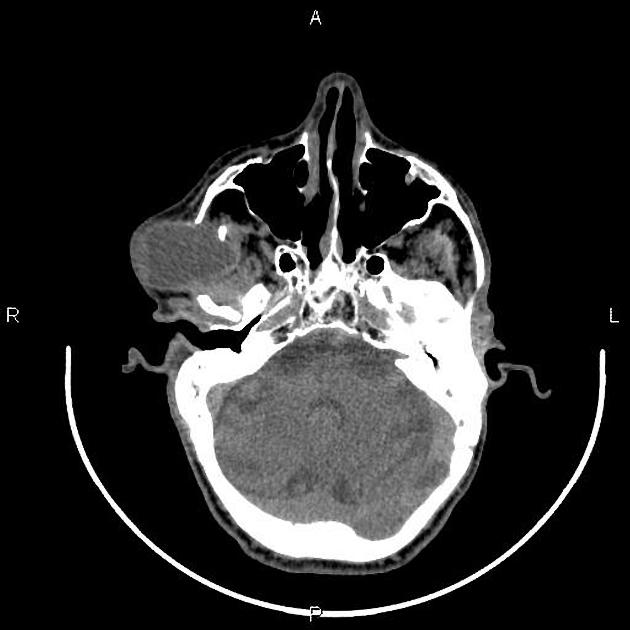
#> input picture Tumor.jpeg, 630 x 630 px, given in place of Cerebral.jpeg, which was not available
$ jupyter execute Medical_image_segmentation.ipynb   (text cells are left out)
#> lines starting #> are read from the running program, lines starting #| are printed output that depends on the picture; after the words box and inside, x2 and y2 are one past the last pixel; in counts of white or black regions, pixels touching at a corner belong together; pictures that were not available may be replaced by others from this repository, and a replacement may not be noted
[cell 1]
# First, import the necessary modules

import skimage as sk
import numpy as np
import matplotlib.pyplot as plt
import sys
from matplotlib.gridspec import GridSpec

[cell 2]
# Next, import the images
healthy_brain = sk.io.imread("/Users/aringhorui/Downloads/Cerebral.jpeg", as_gray=True)
#> healthy_brain is the input picture: shape (630, 630); min 0, max 255, mean 43.3
tumor_brain = sk.io.imread("/Users/aringhorui/Downloads/Tumor.jpeg", as_gray=True)

# Now let's visualize the imported images
fig = plt.figure(figsize=(10, 9))

gs = GridSpec(1, 2)
ax0 = fig.add_subplot(gs[0, 0])
ax1 = fig.add_subplot(gs[0, 1])

ax0.imshow(healthy_brain, cmap='gray')
ax0.set_title('Healthy Brain')
ax1.imshow(tumor_brain, cmap='gray')
ax1.set_title('Brain with Tumor')
plt.tight_layout()
plt.plot()
plt.show()
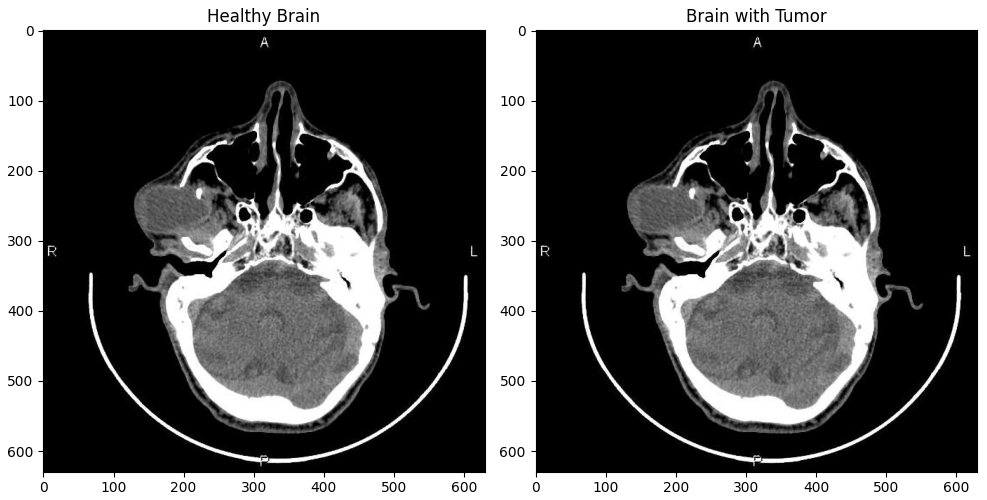
#> figure drawn by matplotlib, 2 panels

[cell 3]
# Calculate histograms for brain image and tumor image
brain_histogram, _ = np.histogram(healthy_brain.flatten(), bins=256, range=(0, 256))  # Calculate histogram for the healthy brain image
#> brain_histogram = 256 values, max 255910 at index 0, min 64 at index 214, mean 1550.4
tumor_histogram, _ = np.histogram(tumor_brain.flatten(), bins=256, range=(0, 256))  # Calculate histogram for the brain image with tumor
#> tumor_histogram has the same summary as brain_histogram

# Display the histograms
plt.title("Histogram of the healthy brain image")
print()
plt.ylim(0,10000)
plt.plot(brain_histogram, color="gray")

plt.xlabel('Pixel Value')
plt.ylabel('Frequency')
plt.show()
#> figure, not shown here; curve peaks at x = 0, y = 255910
print()
plt.title("Histogram of the brain image with tumor")
plt.ylim(0,3000)
plt.plot(tumor_histogram, color="gray")

plt.xlabel('Pixel Value')
plt.ylabel('Frequency')
plt.show()
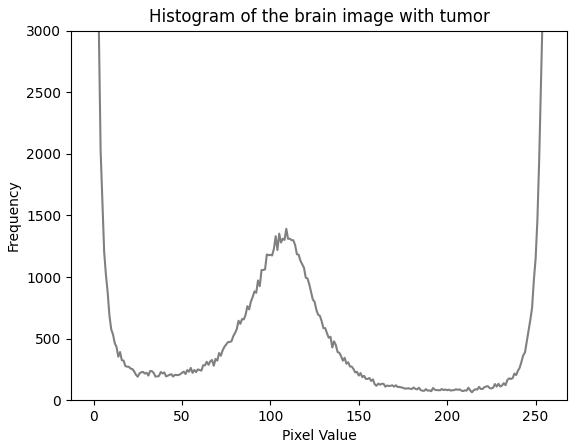
#> figure drawn by matplotlib, 1 panel; curve peaks at x = 0, y = 255910

[cell 4]
def compute_otsu_criteria(image, threshold):
    # Create the thresholded image
    thresholded_image = np.zeros(image.shape)
    thresholded_image[image >= threshold] = 1

    # Compute weights
    total_pixels = image.size
    pixels_above_threshold = np.count_nonzero(thresholded_image)
    weight_above_threshold = pixels_above_threshold / total_pixels
    weight_below_threshold = 1 - weight_above_threshold

    # If one of the classes is empty, that threshold will not be considered
    if weight_above_threshold == 0 or weight_below_threshold == 0:
        return np.inf

    # Find all pixels belonging to each class
    pixels_above = image[thresholded_image == 1]
    pixels_below = image[thresholded_image == 0]

    # Compute variance of these classes
    variance_above = np.var(pixels_above) if len(pixels_above) > 0 else 0
    variance_below = np.var(pixels_below) if len(pixels_below) > 0 else 0

    return weight_below_threshold * variance_below + weight_above_threshold * variance_above


def otsuThresholding(image):
    threshold_range = range(np.max(image) + 1)
    criterias = []

    for t in threshold_range:
      criteria = compute_otsu_criteria(image, t)
      criterias.append(criteria)
#> this loop made 256 passes
#> (variance_above in compute_otsu_criteria, variance_below in compute_otsu_criteria, criteria) on passes 2 to 4: (7494.9, 0, 2662.4), (7117.5, 0.0241, 2412.3), (6757.9, 0.0952, 2205.3)
#> after the loop, criterias = 256 items, first 6: inf, 2662.4, 2412.3, 2205.3, 2074.7, 1984.8

    criterias = np.array(criterias)

    # Best threshold is the one minimizing the Otsu criteria
    best_threshold = threshold_range[np.argmin(criterias)]
#> best_threshold = 86

    binary = np.zeros_like(image)
    binary[image > best_threshold] = 255

    return best_threshold

[cell 5]
otsu_brain = otsuThresholding(healthy_brain)
#> otsu_brain = 86
otsu_tumor = otsuThresholding(tumor_brain)
#> the loop in otsuThresholding (call 2), `for t in threshold_range:` made 256 passes

print("Otsu threshold for healthy brain:", otsu_brain)
#| Otsu threshold for healthy brain: 86
print("Otsu threshold for tumor image:", otsu_tumor)
#| Otsu threshold for tumor image: 86

[cell 6]
otsu_brain_binarized = (healthy_brain > otsu_brain).astype(np.uint8) * 255
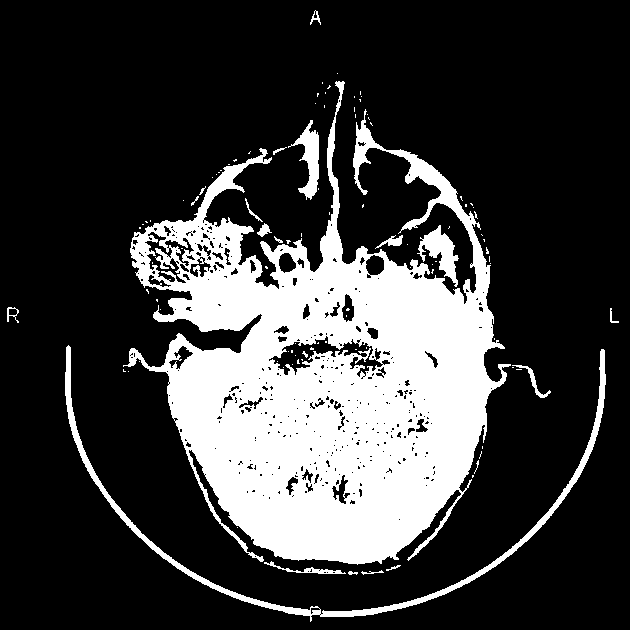
#> otsu_brain_binarized: shape (630, 630); 23.9% white; 102 white regions (83 under 20 px), largest, box (x1, y1, x2, y2) and area: (123, 81, 511, 565) 86412, (65, 345, 606, 622) 4795, (417, 225, 459, 287) 1048
otsu_tumor_binarized = (tumor_brain > otsu_tumor).astype(np.uint8) * 255

# Display the binarized images
fig = plt.figure(figsize=(10, 9))

gs = GridSpec(1, 2)
ax0 = fig.add_subplot(gs[0, 0])
ax1 = fig.add_subplot(gs[0, 1])

ax0.imshow(otsu_brain_binarized, cmap='gray')
ax0.set_title('Brain')
ax1.imshow(otsu_tumor_binarized, cmap='gray')
ax1.set_title('Tumor')
for a in (ax0, ax1):
    a.axis('off')
plt.tight_layout()
plt.plot()
plt.show()

[cell 7]
def flood_fill(image, seed_point, new_value, tolerance):
#> called with seed_point = (400, 300), new_value = 0, tolerance = 86
    height, width = image.shape
    stack = [seed_point]
    target_value = image[seed_point[0], seed_point[1]]
    visited = np.zeros_like(image, dtype=bool)

    while stack:
        x, y = stack.pop()

        if not (0 <= x < height and 0 <= y < width):
            continue

        if visited[x, y] or abs(image[x, y] - target_value) > tolerance:
            continue

        visited[x, y] = True
        image[x, y] = new_value
        stack.extend([(x+1, y), (x-1, y), (x, y+1), (x, y-1)])
#> visited: shape (630, 630) bool; 1.1% white; 1 white region, box (x1, y1, x2, y2) and area: (251, 368, 411, 456) 4432

    return image

[cell 8]
# Segmenting the healthy brain image
seed_point_brain = (400, 300)
tolerance_brain = otsu_brain
new_value_brain = 0

seg_brain = flood_fill(healthy_brain.copy(), seed_point_brain, new_value_brain, tolerance_brain)
diff_brain1 = healthy_brain - seg_brain

# Segmenting the brain tumor image
seed_point_tumor = (250, 200)
tolerance_tumor = otsu_tumor
new_value_tumor = 0

seg_tumor = flood_fill(tumor_brain.copy(), seed_point_tumor, new_value_tumor, tolerance_tumor)
#> call 2 of flood_fill, with seed_point = (250, 200), new_value = 0, tolerance = 86
#> after the loop in flood_fill (call 2), `while stack:`:
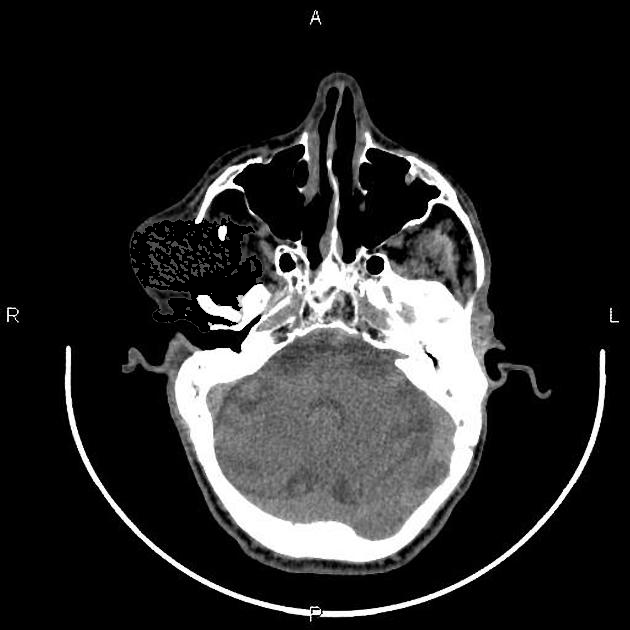
#> image: shape (630, 630); min 0, max 255, mean 41.1
#> after the loop in flood_fill (call 2), `while stack:`: visited: shape (630, 630) bool; 2.1% white; 1 white region, box (x1, y1, x2, y2) and area: (130, 216, 263, 332) 8222
diff_tumor1 = seg_tumor - tumor_brain

fig = plt.figure(figsize=(10, 9))
gs = GridSpec(2, 2)
ax0 = fig.add_subplot(gs[0,0])
ax1 = fig.add_subplot(gs[0,1])
ax2 = fig.add_subplot(gs[1,0])
ax3 = fig.add_subplot(gs[1,1])

ax0.imshow(diff_brain1, cmap='gray')
ax0.set_title('Segmented Brain')
ax1.imshow(diff_tumor1, cmap='gray')
ax1.set_title('Segmented Tumor')
ax2.imshow(healthy_brain, cmap='gray')
ax2.set_title('Original Brain')
ax3.imshow(tumor_brain, cmap='gray')
ax3.set_title('Original Tumor')

for a in (ax0, ax1, ax2, ax3):
    a.axis('off')

plt.tight_layout()
plt.show()

[cell 9]
def gaussian_smooth(image, kernel_size=3, sigma=1):
#> called with kernel_size = 11, sigma = 1
    height, width = image.shape
    smoothed_image = np.zeros_like(image, dtype=np.float64)
    pad = kernel_size // 2

    # Create Gaussian kernel
    kernel = np.zeros((kernel_size, kernel_size), dtype=np.float64)
    for i in range(-pad, pad + 1):
        for j in range(-pad, pad + 1):
            kernel[i + pad, j + pad] = (1/(2*3.1415*sigma**2))*np.exp(-(i**2 + j**2) / (2 * sigma**2))
    kernel /= np.sum(kernel)

    # Perform convolution with the Gaussian kernel
    for i in range(pad, height - pad):
        for j in range(pad, width - pad):
            smoothed_image[i, j] = np.sum(image[i - pad:i + pad + 1, j - pad:j + pad + 1] * kernel)

    return smoothed_image.astype(np.uint8)

[cell 10]
# Smoothing the images with a custom Gaussian filter
brain_gaussian = gaussian_smooth(healthy_brain, kernel_size=11, sigma=1)
tumor_gaussian = gaussian_smooth(tumor_brain, kernel_size=11, sigma=1)

# Segmenting the brain image smoothed with a custom Gaussian filter
seg_brain_gaussian = flood_fill(brain_gaussian.copy(), seed_point_brain, new_value_brain, tolerance_brain)
#> call 3 of flood_fill, with seed_point = (400, 300), new_value = 0, tolerance = 86
#> after the loop in flood_fill (call 3), `while stack:`:
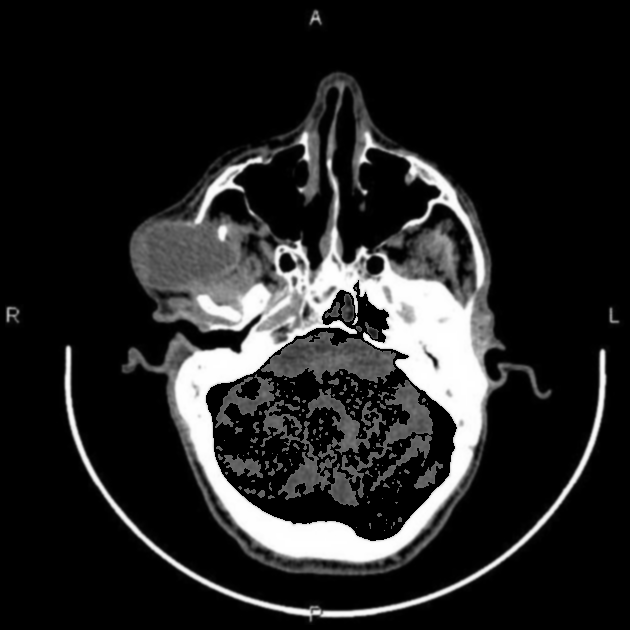
#> image: shape (630, 630); min 0, max 255, mean 35.8
#> after the loop in flood_fill (call 3), `while stack:`: visited: shape (630, 630) bool; 6% white; 1 white region, box (x1, y1, x2, y2) and area: (206, 280, 457, 541) 23726
diff_brain = brain_gaussian - seg_brain_gaussian

# Segmenting the tumor image smoothed with a custom Gaussian filter
seg_tumor_gaussian = flood_fill(tumor_gaussian.copy(), seed_point_tumor, new_value_tumor, tolerance_tumor)
#> call 4 of flood_fill, with seed_point = (250, 200), new_value = 0, tolerance = 86
#> after the loop in flood_fill (call 4), `while stack:`:
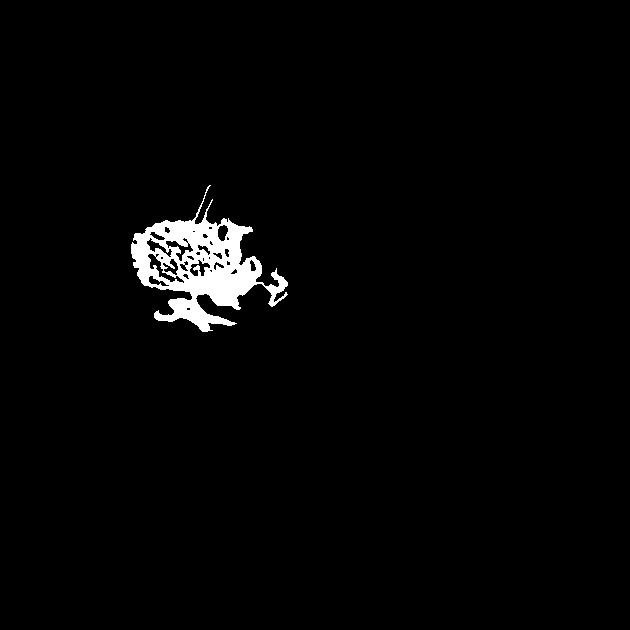
#> visited: shape (630, 630) bool; 2.1% white; 1 white region, box (x1, y1, x2, y2) and area: (131, 185, 288, 332) 8398
diff_tumor = seg_tumor_gaussian - tumor_gaussian

fig = plt.figure(figsize=(10, 9))

gs = GridSpec(2, 2)
ax0 = fig.add_subplot(gs[0,0])
ax1 = fig.add_subplot(gs[0,1])
ax2 = fig.add_subplot(gs[1,0])
ax3 = fig.add_subplot(gs[1,1])

ax0.imshow(diff_brain, cmap='gray')
ax0.set_title('Segmented Brain with Gaussian filter')
ax1.imshow(diff_tumor, cmap='gray')
ax1.set_title('Segmented Tumor with Gaussian filter')
ax2.imshow(healthy_brain, cmap='gray')
ax2.set_title('Original Brain')
ax3.imshow(tumor_brain, cmap='gray')
ax3.set_title('Original Tumor')

for a in (ax0, ax1, ax2, ax3):
    a.axis('off')

plt.tight_layout()
plt.plot()
plt.show()

[cell 11]
def equalize_hist(image):
    histogram, _ = np.histogram(image.flatten(), bins=256, range=(0, 256))

    # Compute cumulative distribution function (CDF)
    cdf = np.cumsum(histogram)

    # Normalize CDF
    cdf_normalized = (cdf - cdf.min()) * 255 / (cdf.max() - cdf.min())

    # Interpolate histogram values
    equalized_image = np.interp(image.flatten(), range(256), cdf_normalized).reshape(image.shape)

    return equalized_image.astype(np.uint8)

[cell 12]
# Apply windowing
w_brain = np.where(healthy_brain <= 104, 0, healthy_brain)
w_brain = np.uint8(w_brain)

# Equalize the windowed image
brain_eq = equalize_hist(w_brain)

# Segment the equalized windowed image using flood fill
seg_brain_w = flood_fill(brain_eq.copy(), seed_point_brain, new_value_brain, tolerance_brain)
#> after the loop in flood_fill (call 5), `while stack:`: visited: shape (630, 630) bool; 1.1% white; 1 white region, box (x1, y1, x2, y2) and area: (256, 368, 411, 456) 4363
diff_brain2 = brain_eq - seg_brain_w

# Display the images
fig = plt.figure(figsize=(14, 12))

gs = GridSpec(1, 3)
ax0 = fig.add_subplot(gs[0,0])
ax3 = fig.add_subplot(gs[0,1])
ax1 = fig.add_subplot(gs[0,2])

ax0.imshow(w_brain, cmap='gray')
ax0.set_title('Brain Image with Window')
ax1.imshow(diff_brain, cmap='gray')
ax1.set_title('Segmented Brain Image')
ax3.imshow(brain_eq, cmap='gray')
ax3.set_title('Brain Image with Equalized Window')

for a in (ax0, ax1, ax3):
    a.axis('off')

plt.tight_layout()
plt.plot()
plt.show()

[cell 13]
h1, _ = np.histogram(w_brain.flatten(), bins=256, range=(0, 256))
plt.plot(h1, color="gray")
plt.title("Histogram of Brain Image with Window")
plt.ylim(0,3000)
plt.show()
#> figure, not shown here; curve peaks at x = 0, y = 320668

[cell 14]
# Define window values and create the windowed image
w_tumor = np.where((tumor_brain >= 50) & (tumor_brain <= 160), tumor_brain, 0).astype(np.uint8)
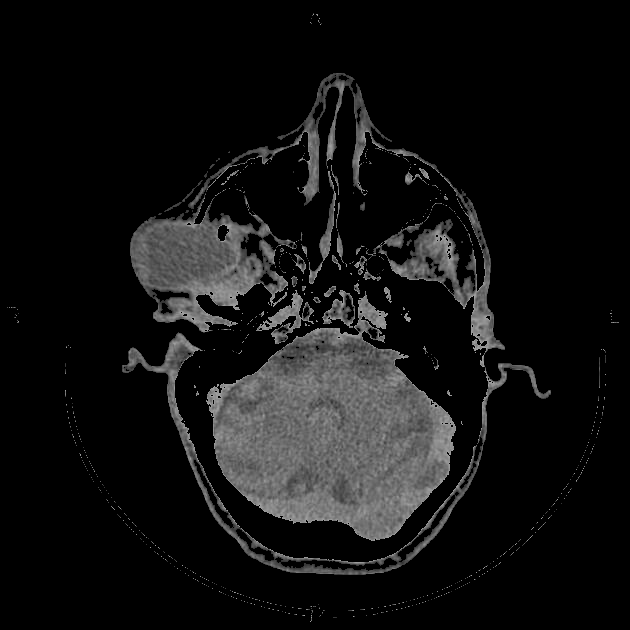
#> w_tumor: shape (630, 630); min 0, max 160, mean 18.3

# Perform custom histogram equalization
tumor_eq = equalize_hist(w_tumor)
#> in equalize_hist (call 2), `equalized_image = np.interp(image.flatten(), range(256), cdf_normalize..`:
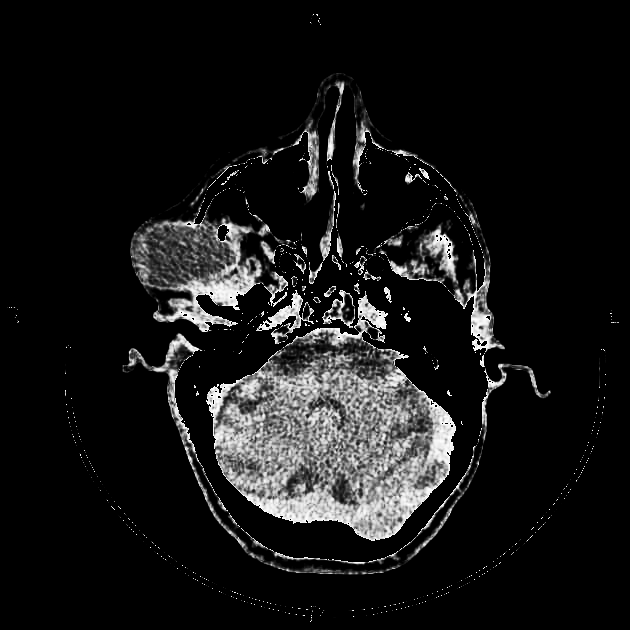
#> equalized_image: shape (630, 630) float64; min 0, max 255, mean 22.4

# Segment the equalized windowed image using flood fill
seg_tumor_w = flood_fill(tumor_eq.copy(), seed_point_tumor, new_value_tumor, tolerance_tumor)
#> after the loop in flood_fill (call 6), `while stack:`:
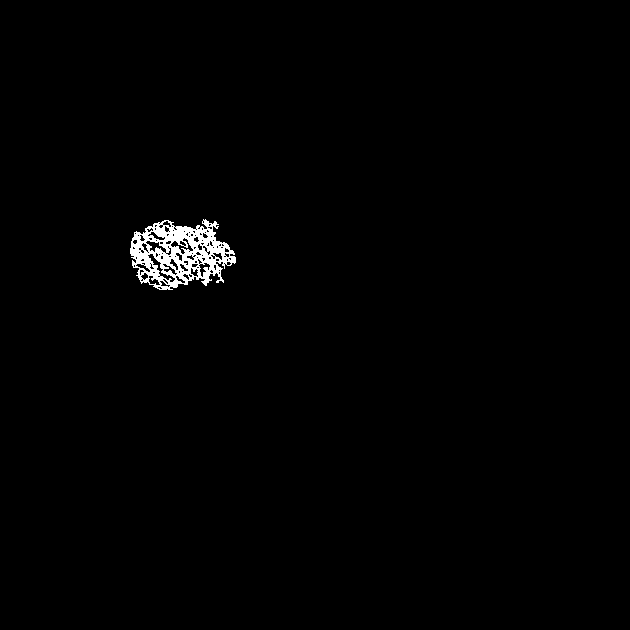
#> visited: shape (630, 630) bool; 0.96% white; 1 white region, box (x1, y1, x2, y2) and area: (130, 219, 236, 290) 3804
diff_tumor2 = tumor_eq - seg_tumor_w

# Display the images
fig = plt.figure(figsize=(14, 12))

gs = GridSpec(1, 3)
ax0 = fig.add_subplot(gs[0,0])
ax3 = fig.add_subplot(gs[0,1])
ax1 = fig.add_subplot(gs[0,2])

ax0.imshow(w_tumor, cmap='gray')
ax0.set_title('Tumor Image with Window')
ax1.imshow(diff_tumor, cmap='gray')
ax1.set_title('Segmented Tumor Image')
ax3.imshow(tumor_eq, cmap='gray')
ax3.set_title('Tumor Image with Equalized Window')

for a in (ax0, ax1, ax3):
    a.axis('off')

plt.tight_layout()
plt.plot()
plt.show()

[cell 15]
h, _ = np.histogram(w_tumor.flatten(), bins=256, range=(0, 256))
plt.plot(h, color="gray")
plt.title("Histogram of Tumor Image with Window")
plt.ylim(0,3000)
plt.show()
#> figure, not shown here; curve peaks at x = 0, y = 327882

[cell 16]
h, _ = np.histogram(tumor_eq.flatten(), bins=256, range=(0, 256))
plt.plot(h, color="gray")
plt.title("Histogram of Tumor Image with Equalized Window")
plt.ylim(0,3000)
plt.show()
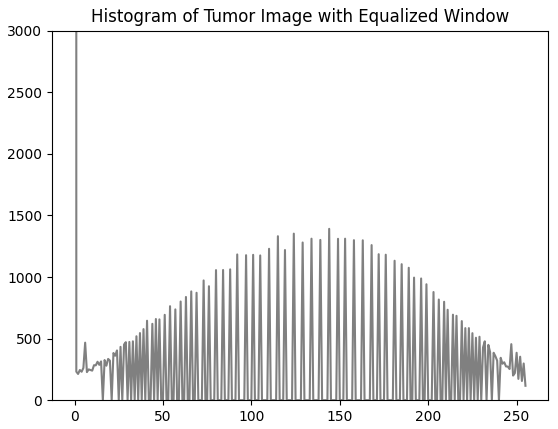
#> figure drawn by matplotlib, 1 panel; curve peaks at x = 0, y = 328103

[cell 17]
fig, axs = plt.subplots(2, 3, figsize=(12,8))

# Displaying grayscale images on each subplot
axs[0, 0].imshow(diff_brain1, cmap='gray')
axs[0, 0].set_title('Healthy brain using flood fill')

axs[1,1].imshow(diff_tumor1, cmap='gray')
axs[1,0].set_title('Tumor using flood fill')

axs[0, 1].imshow(diff_brain, cmap='gray')
axs[0, 1].set_title('Brain with  Gaussian filter')

axs[1, 0].imshow(diff_tumor, cmap='gray')
axs[1, 1].set_title('Tumor with Gaussian filter')

axs[0,2].imshow(diff_brain2, cmap='gray')
axs[0,2].set_title('Brain with  histogram equalization')

axs[1, 2].imshow(diff_tumor2, cmap='gray')
axs[1, 2].set_title('Tumor with  histogram equalization')
